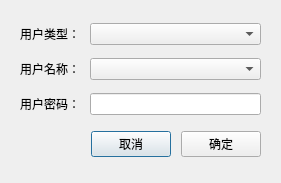
<?xml version="1.0" encoding="UTF-8"?>
<ui version="4.0">
 <class>QLoginBase</class>
 <widget class="QDialog" name="QLoginBase">
  <property name="geometry">
   <rect>
    <x>0</x>
    <y>0</y>
    <width>281</width>
    <height>183</height>
   </rect>
  </property>
  <property name="windowTitle">
   <string>用户登陆</string>
  </property>
  <property name="modal">
   <bool>true</bool>
  </property>
  <layout class="QGridLayout" name="gridLayout">
   <property name="margin">
    <number>20</number>
   </property>
   <property name="spacing">
    <number>10</number>
   </property>
   <item row="2" column="0">
    <widget class="QLabel" name="textLabel3">
     <property name="sizePolicy">
      <sizepolicy hsizetype="Fixed" vsizetype="Preferred">
       <horstretch>0</horstretch>
       <verstretch>0</verstretch>
      </sizepolicy>
     </property>
     <property name="text">
      <string>用户密码：</string>
     </property>
     <property name="wordWrap">
      <bool>false</bool>
     </property>
    </widget>
   </item>
   <item row="0" column="1">
    <widget class="QComboBox" name="m_userTypeList"/>
   </item>
   <item row="1" column="1">
    <widget class="QComboBox" name="m_userList"/>
   </item>
   <item row="2" column="1">
    <widget class="QLineEdit" name="m_userPasswd">
     <property name="echoMode">
      <enum>QLineEdit::Password</enum>
     </property>
    </widget>
   </item>
   <item row="1" column="0">
    <widget class="QLabel" name="textLabel2">
     <property name="sizePolicy">
      <sizepolicy hsizetype="Fixed" vsizetype="Preferred">
       <horstretch>0</horstretch>
       <verstretch>0</verstretch>
      </sizepolicy>
     </property>
     <property name="text">
      <string>用户名称：</string>
     </property>
     <property name="wordWrap">
      <bool>false</bool>
     </property>
    </widget>
   </item>
   <item row="0" column="0">
    <widget class="QLabel" name="textLabel1">
     <property name="sizePolicy">
      <sizepolicy hsizetype="Fixed" vsizetype="Preferred">
       <horstretch>0</horstretch>
       <verstretch>0</verstretch>
      </sizepolicy>
     </property>
     <property name="text">
      <string>用户类型：</string>
     </property>
     <property name="wordWrap">
      <bool>false</bool>
     </property>
    </widget>
   </item>
   <item row="4" column="0" colspan="2">
    <layout class="QHBoxLayout" name="horizontalLayout">
     <property name="spacing">
      <number>10</number>
     </property>
     <item>
      <spacer name="horizontalSpacer">
       <property name="orientation">
        <enum>Qt::Horizontal</enum>
       </property>
       <property name="sizeHint" stdset="0">
        <size>
         <width>40</width>
         <height>5</height>
        </size>
       </property>
      </spacer>
     </item>
     <item>
      <widget class="QPushButton" name="m_cancelBtn">
       <property name="text">
        <string>取消</string>
       </property>
      </widget>
     </item>
     <item>
      <widget class="QPushButton" name="m_okBtn">
       <property name="text">
        <string>确定</string>
       </property>
      </widget>
     </item>
    </layout>
   </item>
   <item row="3" column="0">
    <spacer name="verticalSpacer">
     <property name="orientation">
      <enum>Qt::Vertical</enum>
     </property>
     <property name="sizeType">
      <enum>QSizePolicy::Fixed</enum>
     </property>
     <property name="sizeHint" stdset="0">
      <size>
       <width>20</width>
       <height>3</height>
      </size>
     </property>
    </spacer>
   </item>
  </layout>
 </widget>
 <layoutdefault spacing="6" margin="11"/>
 <pixmapfunction>qPixmapFromMimeSource</pixmapfunction>
 <tabstops>
  <tabstop>m_userPasswd</tabstop>
  <tabstop>m_okBtn</tabstop>
  <tabstop>m_cancelBtn</tabstop>
  <tabstop>m_userTypeList</tabstop>
  <tabstop>m_userList</tabstop>
 </tabstops>
 <resources/>
 <connections/>
</ui>
